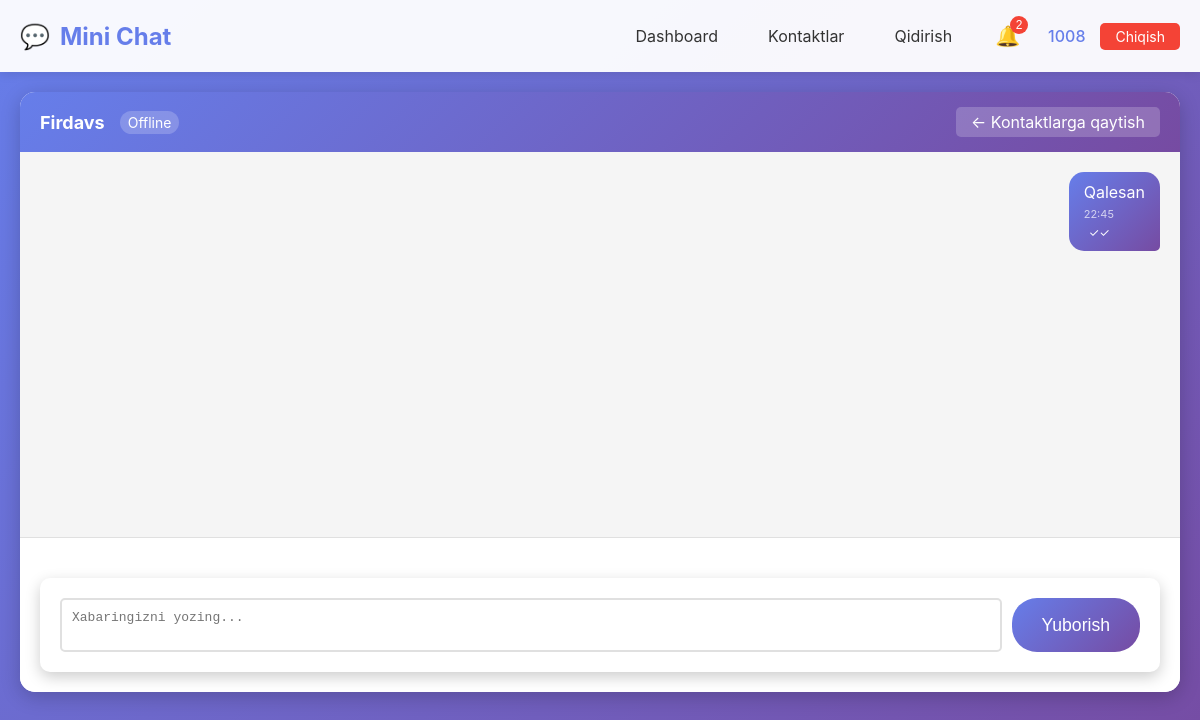
The app's page /chat/1 (signed in) with its own data.
### models.py (models this page shows, shortened)
class User(UserMixin, db.Model):
    __tablename__ = 'user'
    id = db.Column(db.Integer, primary_key=True)
    username = db.Column(db.String(80), unique=True, nullable=False)
    email = db.Column(db.String(120), unique=True, nullable=False)
    password_hash = db.Column(db.String(200), nullable=False)
    first_name = db.Column(db.String(50))
    last_name = db.Column(db.String(50))
    bio = db.Column(db.Text, nullable=True)
    profile_pic = db.Column(db.String(200), default='default.jpg')
    is_online = db.Column(db.Boolean, default=False)
    last_seen = db.Column(db.DateTime, default=datetime.now)
    created_at = db.Column(db.DateTime, default=datetime.now)
    sent_messages = db.relationship('Message',
                                   foreign_keys='Message.sender_id',
                                   backref='sender',
                                   lazy='dynamic')
    received_messages = db.relationship('Message',
                                      foreign_keys='Message.receiver_id',
                                      backref='receiver',
                                      lazy='dynamic')
    contact_list = db.relationship('User',
                                 secondary=contacts,
                                 primaryjoin=(contacts.c.user_id == id),
                                 secondaryjoin=(contacts.c.contact_id == id),
                                 backref=db.backref('added_by', lazy='dynamic'),
                                 lazy='dynamic')
    def is_contact(self, user):
        return self.contact_list.filter(contacts.c.contact_id == user.id).count() > 0

class Message(db.Model):
    __tablename__ = 'message'
    id = db.Column(db.Integer, primary_key=True)
    sender_id = db.Column(db.Integer, db.ForeignKey('user.id'), nullable=False)
    receiver_id = db.Column(db.Integer, db.ForeignKey('user.id'), nullable=False)
    content = db.Column(db.Text, nullable=False)
    timestamp = db.Column(db.DateTime, default=datetime.now)
    is_read = db.Column(db.Boolean, default=False)

### app.py (the view)
@app.route('/chat/<int:user_id>', methods=['GET', 'POST'])
@login_required
def chat(user_id):
    other_user = User.query.get_or_404(user_id)
    if not current_user.is_contact(other_user) and other_user != current_user:
        flash('Faqat kontaktlaringiz bilan chat qilishingiz mumkin.', 'warning')
        return redirect(url_for('contacts'))
    form = MessageForm()
    if form.validate_on_submit():
        message = Message(
            sender_id=current_user.id,
            receiver_id=other_user.id,
            content=form.content.data
        )
        db.session.add(message)
        db.session.commit()
        notification = Notification(
            user_id=other_user.id,
            message=f"{current_user.username} sizga yangi xabar yubordi",
            type='message',
            link=url_for('chat', user_id=current_user.id, _external=True)
        )
        db.session.add(notification)
        db.session.commit()
        if request.headers.get('X-Requested-With') == 'XMLHttpRequest':
            return jsonify({'success': True})
        return redirect(url_for('chat', user_id=user_id))
    else:
        errors = '; '.join([error for field in form.errors for error in field])
        if request.headers.get('X-Requested-With') == 'XMLHttpRequest':
            return jsonify({'success': False, 'error': errors})
    unread_messages = Message.query.filter_by(
        sender_id=other_user.id,
        receiver_id=current_user.id,
        is_read=False
    ).all()
    for message in unread_messages:
        message.is_read = True
    db.session.commit()
    messages = Message.query.filter(
        ((Message.sender_id == current_user.id) & (Message.receiver_id == other_user.id)) |
        ((Message.sender_id == other_user.id) & (Message.receiver_id == current_user.id))
    ).order_by(Message.timestamp).all()
    flashed_messages = get_flashed_messages(with_categories=True)
    return render_template('chat.html',
                         form=form,
                         messages=messages,
                         other_user=other_user,
                         flashed_messages=flashed_messages)

### forms.py
class MessageForm(FlaskForm):
    content = TextAreaField('Xabar', validators=[DataRequired(), Length(max=1000)])
    submit = SubmitField('Yuborish')

### app.py (called while the page is built)
@login_manager.user_loader
def load_user(user_id):
    return User.query.get(int(user_id))

### templates/chat.html (shortened to what this page needs)
{% extends "base.html" %}
{% block content %}
<div class="chat-room">
    <div class="chat-header">
        <div class="chat-user-info">
            <span class="chat-username">{{ other_user.first_name or other_user.username }}</span>
            <span class="chat-status {% if other_user.is_online %}online{% endif %}">
                {{ "Online" if other_user.is_online else "Offline" }}
            </span>
        </div>
        <a href="{{ url_for('contacts') }}" class="back-btn">← Kontaktlarga qaytish</a>
    </div>
    <div class="messages-container" id="messagesContainer">
        {% if messages %}
            {% for message in messages %}
                <div class="message-wrapper {% if message.sender_id == current_user.id %}sent{% else %}received{% endif %}">
                    <div class="message-bubble">
                        <div class="message-content">{{ message.content }}</div>
                        <div class="message-time">{{ message.timestamp.strftime('%H:%M') }}</div>
                        {% if message.sender_id == current_user.id and message.is_read %}
                            <span class="read-receipt" title="O'qildi">✓✓</span>
                        {% endif %}
                    </div>
                </div>
            {% endfor %}
        {% else %}
            <div class="empty-chat">
                <p>Hali xabarlar yo'q. Birinchi xabarni yozing!</p>
            </div>
        {% endif %}
    </div>
    <div class="message-input-container">
        <form id="messageForm" method="POST" action="" class="message-form">
            <div class="input-group">
                {{ form.content(id="messageInput", class="form-control", placeholder="Xabaringizni yozing...", rows="2") }}
                <button type="submit" class="send-btn">Yuborish</button>
            </div>
        </form>
    </div>
</div>
{% endblock %}

### templates/base.html (shortened to what this page needs)
<!DOCTYPE html>
<html lang="uz">
<head>
    <link rel="stylesheet" href="{{ url_for('static', filename='style.css') }}">
</head>
<body>
    <nav class="navbar">
        <div class="nav-container">
            <div class="nav-brand">
                <a href="{{ url_for('index') }}" class="brand-link">
                    <span class="brand-icon">💬</span>
                    <span class="brand-text">Mini Chat</span>
                </a>
            </div>
            <div class="nav-menu">
                {% if current_user.is_authenticated %}
                    <a href="{{ url_for('dashboard') }}" class="nav-link">Dashboard</a>
                    <a href="{{ url_for('contacts') }}" class="nav-link">Kontaktlar</a>
                    <a href="{{ url_for('search_users') }}" class="nav-link">Qidirish</a>
                    <div class="notifications-dropdown">
                        <button class="notifications-btn" onclick="toggleNotifications()">
                            🔔
                            <span class="notification-badge" id="notificationBadge">0</span>
                        </button>
                    </div>
                    <div class="user-menu">
                        <span class="username">{{ current_user.username }}</span>
                        <a href="{{ url_for('logout') }}" class="logout-btn">Chiqish</a>
                    </div>
                {% else %}
                    <a href="{{ url_for('login') }}" class="nav-link">Kirish</a>
                    <a href="{{ url_for('register') }}" class="nav-link register-btn">Ro'yxatdan o'tish</a>
                {% endif %}
            </div>
        </div>
    </nav>
    <main class="main-content">
        <div class="container">
            {% block content %}{% endblock %}
        </div>
    </main>
</body>
</html>

### static/style.css (style rules this page uses)
* { margin: 0; padding: 0; box-sizing: border-box; }
body { font-family: -apple-system, BlinkMacSystemFont, 'Segoe UI', Roboto, Oxygen, Ubuntu, sans-serif; background: linear-gradient(135deg, #667eea 0%, #764ba2 100%); min-height: 100vh; color: #333; }
.container { max-width: 1200px; margin: 0 auto; padding: 20px; }
.username { font-weight: bold; color: #667eea; }
.message-form { background: white; border-radius: 10px; padding: 20px; margin-top: 20px; box-shadow: 0 5px 15px rgba(0,0,0,0.2); }
.form-control { width: 100%; padding: 10px; border: 2px solid #e0e0e0; border-radius: 5px; font-size: 1em; transition: border-color 0.3s; }
textarea.form-control { resize: none; }
.send-btn { background: linear-gradient(135deg, #667eea 0%, #764ba2 100%); color: white; border: none; padding: 12px 30px; border-radius: 25px; font-size: 1.1em; cursor: pointer; transition: transform 0.3s; }
.chat-room { background: white; border-radius: 15px; overflow: hidden; box-shadow: 0 5px 20px rgba(0,0,0,0.2); height: calc(100vh - 200px); display: flex; flex-direction: column; }
.chat-header { background: linear-gradient(135deg, #667eea 0%, #764ba2 100%); color: white; padding: 15px 20px; display: flex; justify-content: space-between; align-items: center; }
.chat-user-info { display: flex; align-items: center; gap: 15px; }
.chat-username { font-size: 18px; font-weight: bold; }
.chat-status { font-size: 14px; padding: 3px 8px; background: rgba(255,255,255,0.2); border-radius: 12px; }
.back-btn { color: white; text-decoration: none; background: rgba(255,255,255,0.2); padding: 5px 15px; border-radius: 5px; transition: background 0.3s; }
.messages-container { flex: 1; overflow-y: auto; padding: 20px; background: #f5f5f5; }
.message-wrapper { margin-bottom: 15px; display: flex; }
.message-wrapper.sent { justify-content: flex-end; }
.message-bubble { max-width: 70%; padding: 10px 15px; border-radius: 15px; position: relative; }
.message-wrapper.sent .message-bubble { background: linear-gradient(135deg, #667eea 0%, #764ba2 100%); color: white; border-bottom-right-radius: 5px; }
.message-time { font-size: 11px; margin-top: 5px; opacity: 0.7; }
.read-receipt { font-size: 12px; margin-left: 5px; }
.message-input-container { padding: 20px; background: white; border-top: 1px solid #e0e0e0; }
.input-group { display: flex; gap: 10px; }
.input-group .form-control { flex: 1; resize: none; }
.notifications-dropdown { position: relative; display: inline-block; }
.notifications-btn { background: transparent; border: none; font-size: 20px; cursor: pointer; position: relative; padding: 8px; }
.notification-badge { position: absolute; top: 0; right: 0; background: #f44336; color: white; font-size: 12px; padding: 2px 5px; border-radius: 10px; min-width: 18px; text-align: center; }
.navbar { background: rgba(255, 255, 255, 0.95); box-shadow: 0 2px 10px rgba(0,0,0,0.1); position: sticky; top: 0; z-index: 1000; }
.nav-container { max-width: 1200px; margin: 0 auto; padding: 1rem 20px; display: flex; justify-content: space-between; align-items: center; }
.nav-brand .brand-link { display: flex; align-items: center; gap: 10px; text-decoration: none; font-size: 1.5rem; font-weight: bold; color: #667eea; }
.nav-menu { display: flex; gap: 20px; align-items: center; }
.nav-link { text-decoration: none; color: #333; padding: 8px 15px; border-radius: 5px; transition: all 0.3s; }
.user-menu { display: flex; align-items: center; gap: 15px; }
.username { font-weight: 500; color: #667eea; }
.logout-btn { background: #f44336; color: white; padding: 5px 15px; border-radius: 5px; text-decoration: none; font-size: 14px; }

### records on screen
User: username "1008"
User: first_name "Firdavs", is_online "Offline"
Message: content "Qalesan", timestamp "22:45"
